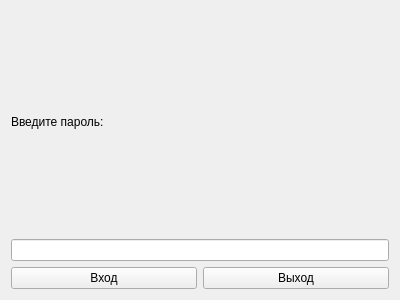
<?xml version="1.0" encoding="UTF-8"?>
<ui version="4.0">
 <class>Form</class>
 <widget class="QWidget" name="Form">
  <property name="geometry">
   <rect>
    <x>0</x>
    <y>0</y>
    <width>400</width>
    <height>300</height>
   </rect>
  </property>
  <property name="windowTitle">
   <string>Мебель-Р-Вход</string>
  </property>
  <layout class="QVBoxLayout" name="verticalLayout">
   <item>
    <widget class="QLabel" name="lbl">
     <property name="text">
      <string>Введите пароль:</string>
     </property>
    </widget>
   </item>
   <item>
    <widget class="QLineEdit" name="le"/>
   </item>
   <item>
    <layout class="QHBoxLayout" name="horizontalLayout">
     <item>
      <widget class="QPushButton" name="vp">
       <property name="text">
        <string>Вход</string>
       </property>
      </widget>
     </item>
     <item>
      <widget class="QPushButton" name="btn">
       <property name="text">
        <string>Выход</string>
       </property>
      </widget>
     </item>
    </layout>
   </item>
  </layout>
 </widget>
 <resources/>
 <connections/>
</ui>
